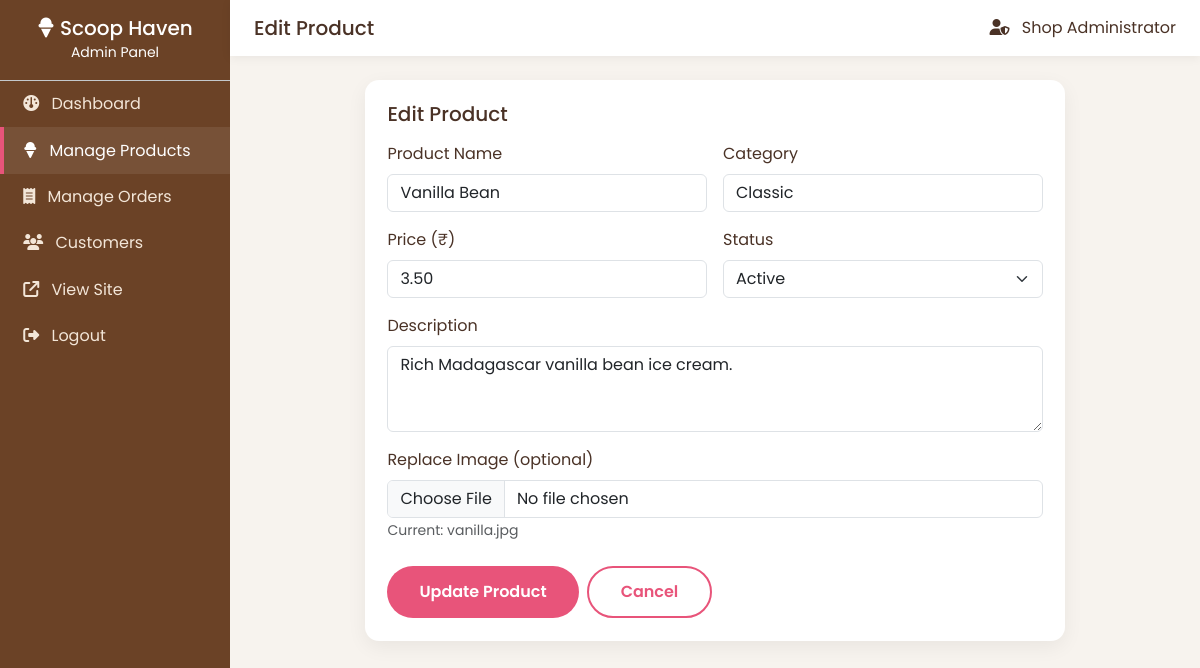
The page /admin/edit_product.php?id=1 (signed in) on the database its author committed.
### tables this page shows
CREATE TABLE products (
    id INT AUTO_INCREMENT PRIMARY KEY,
    name VARCHAR(100) NOT NULL,
    category VARCHAR(50) NOT NULL,
    description TEXT,
    price DECIMAL(10,2) NOT NULL,
    image VARCHAR(255) DEFAULT 'default.jpg',
    status ENUM('active','inactive') DEFAULT 'active',
    created_at TIMESTAMP DEFAULT CURRENT_TIMESTAMP
);

### admin/edit_product.php (the view, shortened to what this page needs)
<?php
require_once '../includes/db.php';
$id = isset($_GET['id']) ? (int) $_GET['id'] : 0;
$stmt = $conn->prepare("SELECT * FROM products WHERE id = ?");
$stmt->bind_param('i', $id);
$stmt->execute();
$product = $stmt->get_result()->fetch_assoc();
require_once 'includes/admin_header.php';
?>
<div class="stat-card mx-auto" style="max-width:700px;">
  <h5 class="mb-3">Edit Product</h5>
  <form method="POST" action="edit_product.php?id=<?php echo $id; ?>" enctype="multipart/form-data" class="needs-validation" novalidate>
    <div class="row g-3">
      <div class="col-md-6">
        <label class="form-label">Product Name</label>
        <input type="text" name="name" class="form-control" value="<?php echo htmlspecialchars($product['name']); ?>" required>
      </div>
      <div class="col-md-6">
        <label class="form-label">Category</label>
        <input type="text" name="category" class="form-control" value="<?php echo htmlspecialchars($product['category']); ?>" required>
      </div>
      <div class="col-md-6">
        <label class="form-label">Price (₹)</label>
        <input type="number" step="0.01" min="0" name="price" class="form-control" value="<?php echo htmlspecialchars($product['price']); ?>" required>
      </div>
      <div class="col-md-6">
        <label class="form-label">Status</label>
        <select name="status" class="form-select">
          <option value="active" <?php echo $product['status']==='active'?'selected':''; ?>>Active</option>
        </select>
      </div>
      <div class="col-12">
        <label class="form-label">Description</label>
        <textarea name="description" class="form-control" rows="3"><?php echo htmlspecialchars($product['description']); ?></textarea>
      </div>
      <div class="col-12">
        <label class="form-label">Replace Image (optional)</label>
        <input type="file" name="image" class="form-control" accept=".jpg,.jpeg,.png,.gif,.webp">
        <small class="text-muted">Current: <?php echo htmlspecialchars($product['image']); ?></small>
      </div>
    </div>
    <div class="mt-4 d-flex gap-2">
      <button type="submit" class="btn btn-hero">Update Product</button>
      <a href="products.php" class="btn btn-hero-outline">Cancel</a>
    </div>
  </form>
</div>
<?php require_once 'includes/admin_footer.php'; ?>

### css/style.css (style rules this page uses)
:root { --pink: #ff6f91; --pink-dark: #e8547a; --cream: #fff8f0; --brown: #6b4226; --mint: #8fd9c4; --yellow: #ffd166; }
* { box-sizing:border-box; }
body { font-family:'Poppins', sans-serif; color:#4a3226; background:var(--cream); }
a { text-decoration:none; }
.btn-hero { background:var(--pink-dark); color:#fff; padding:.8rem 2rem; border-radius:40px; font-weight:600; border:none; }
.btn-hero-outline { border:2px solid var(--pink-dark); color:var(--pink-dark); padding:.75rem 2rem; border-radius:40px; font-weight:600; background:transparent; }
.stat-card { background:#fff; border-radius:14px; padding:1.4rem; box-shadow:0 6px 20px rgba(0,0,0,.06); }

### rows shown on the page
products: name "Vanilla Bean", category "Classic", price "3.50", status "Active", description "Rich Madagascar vanilla bean ice cream.", image "vanilla.jpg"

### other values the page prints
$pageTitle "Edit Product"
$_SESSION['admin_name'] "Shop Administrator"
